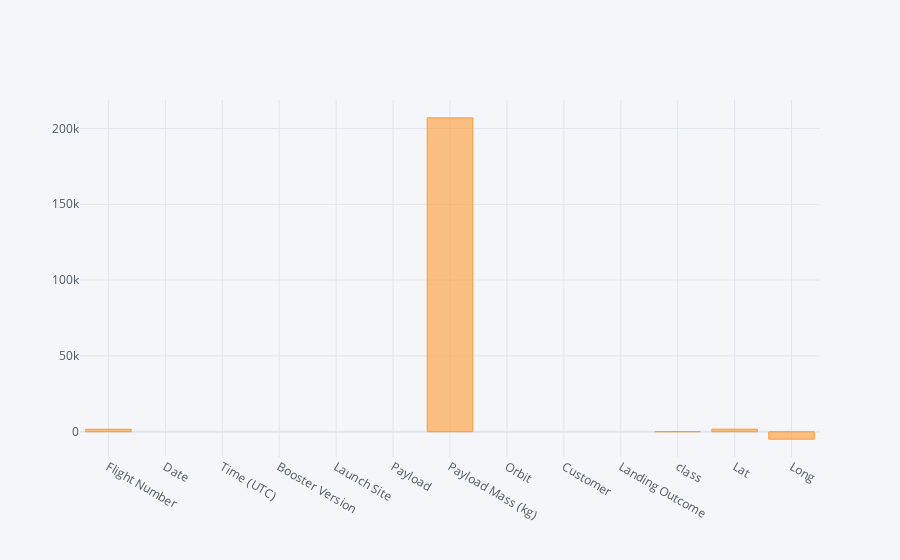

The code cell stored with this chart in its notebook:
### Code cell
spacex_df.sum().iplot(kind='bar')

### Figure 1 — Plotly figure (JSON) as saved in the notebook; plotly's stock layout.template omitted (floating-point values rounded to 4 significant figures)
{"data": [{"marker": {"color": "rgba(255, 153, 51, 0.6)", "line": {"color": "rgba(255, 153, 51, 1.0)", "width": 1}}, "name": "None", "orientation": "v", "text": "", "type": "bar", "x": ["Flight Number", "Date", "Time (UTC)", "Booster Version", "Launch Site", "Payload", "Payload Mass (kg)", "Orbit", "Customer", "Landing Outcome", "class", "Lat", "Long"], "y": [1596, "2010-06-042010-12-082012-05-222012-10-082013-03-012013-12-032014-01-062014-04-182014-07-142014-08-052014-09-072014-09-212015-01-102015-02-112015-03-022015-04-142015-04-272015-06-282015-12-222016-03-042016-04-082016-05-062016-05-272016-06-152016-07-182016-08-142013-09-292016-01-172017-01-142017-06-252017-08-242017-10-092017-12-232018-02-222018-03-302018-05-222017-02-192017-03-162017-03-302017-05-012017-05-152017-06-032017-06-232017-07-052017-08-142017-09-072017-10-112017-10-302018-05-112017-12-152018-01-082018-01-312018-03-062018-04-022018-04-182018-06-04", "18:45:0015:43:007:44:000:35:0015:10:0022:41:0022:06:0019:25:0015:15:008:00:005:00:005:52:009:47:0023:03:003:50:0020:10:0023:03:0014:21:001:29:0023:35:0020:43:005:21:0021:39:0014:29:004:45:005:26:0016:00:0018:42:0017:54:0020:25:0018:51:0012:37:001:27:0014:17:0014:14:0019:47:5814:39:006:00:0022:27:0011:15:0023:21:0021:07:0019:10:0023:38:0016:31:0014:00:0022:53:0019:34:0020:14:0015:36:001:00:0021:25:005:33:0020:30:0022:51:004:45:00", "F9 v1.0  B0003F9 v1.0  B0004F9 v1.0  B0005F9 v1.0  B0006F9 v1.0  B0007F9 v1.1F9 v1.1F9 v1.1F9 v1.1F9 v1.1F9 v1.1 B1011F9 v1.1 B1010F9 v1.1 B1012F9 v1.1 B1013F9 v1.1 B1014F9 v1.1 B1015F9 v1.1 B1016F9 v1.1 B1018F9 FT B1019F9 FT B1020F9 FT B1021.1F9 FT B1022F9 FT B1023.1F9 FT B1024F9 FT B1025.1F9 FT B1026F9 v1.1  B1003F9 v1.1 B1017F9 FT B1029.1F9 FT B1036.1F9 FT B1038.1F9 B4 B1041.1F9 FT  B1036.2F9 FT  B1038.2F9 B4  B1041.2F9 B4  B1043.2F9 FT B1031.1F9 FT B1030F9 FT  B1021.2F9 FT B1032.1F9 FT B1034F9 FT B1035.1F9 FT  B1029.2F9 FT B1037F9 B4 B1039.1F9 B4 B1040.1F9 FT  B1031.2F9 B4 B1042.1F9 B5  B1046.1F9 FT  B1035.2F9 B4 B1043.1F9 FT  B1032.2F9 B4 B1044F9 B4  B1039.2F9 B4 B1045.1F9 B4  B1040.2", "CCAFS LC-40CCAFS LC-40CCAFS LC-40CCAFS LC-40CCAFS LC-40CCAFS LC-40CCAFS LC-40CCAFS LC-40CCAFS LC-40CCAFS LC-40CCAFS LC-40CCAFS LC-40CCAFS LC-40CCAFS LC-40CCAFS LC-40CCAFS LC-40CCAFS LC-40CCAFS LC-40CCAFS LC-40CCAFS LC-40CCAFS LC-40CCAFS LC-40CCAFS LC-40CCAFS LC-40CCAFS LC-40CCAFS LC-40VAFB SLC-4EVAFB SLC-4EVAFB SLC-4EVAFB SLC-4EVAFB SLC-4EVAFB SLC-4EVAFB SLC-4EVAFB SLC-4EVAFB SLC-4EVAFB SLC-4EKSC LC-39AKSC LC-39AKSC LC-39AKSC LC-39AKSC LC-39AKSC LC-39AKSC LC-39AKSC LC-39AKSC LC-39AKSC LC-39AKSC LC-39AKSC LC-39AKSC LC-39ACCAFS SLC-40CCAFS SLC-40CCAFS SLC-40CCAFS SLC-40CCAFS SLC-40CCAFS SLC-40CCAFS SLC-40", "Dragon Spacecraft Qualification UnitDragon demo flight C1, two CubeSats,  barrel of Brouère cheeseDragon demo flight C2+SpaceX CRS-1SpaceX CRS-2SES-8Thaicom 6SpaceX CRS-3OG2 Mission 1  6 Orbcomm-OG2 satellitesAsiaSat 8AsiaSat 6SpaceX CRS-4SpaceX CRS-5DSCOVRABS-3A Eutelsat 115 West BSpaceX CRS-6TürkmenÄlem 52°E / MonacoSATSpaceX CRS-7OG2 Mission 2   11 Orbcomm-OG2 satellitesSES-9SpaceX CRS-8JCSAT-14Thaicom 8ABS-2A Eutelsat 117 West BSpaceX CRS-9JCSAT-16CASSIOPEJason-3Iridium NEXT 1Iridium NEXT 2Formosat-5Iridium NEXT 3Iridium NEXT 4Paz  Tintin A & BIridium NEXT 5Iridium NEXT 6   GRACE-FO 1, 2SpaceX CRS-10EchoStar 23SES-10NROL-76Inmarsat-5 F4SpaceX CRS-11BulgariaSat-1Intelsat 35eSpaceX CRS-12Boeing X-37B OTV-5SES-11 / EchoStar 105Koreasat 5ABangabandhu-1SpaceX CRS-13ZumaGovSat-1 / SES-16Hispasat 30W-6  PODSatSpaceX CRS-14Transiting Exoplanet Survey Satellite (TESS)SES-12", 207000.0, "LEOLEO (ISS)LEO (ISS)LEO (ISS)LEO (ISS)GTOGTOLEO (ISS)LEOGTOGTOLEO (ISS)LEO (ISS)Sun–Earth L1GTOLEO (ISS)GTOLEO (ISS)LEOGTOLEO (ISS)GTOGTOGTOLEO (ISS)GTOPolar LEOLEOPolar LEOLEOSSOPolar LEOPolar LEOSSOPolar LEOPolar LEOLEO (ISS)GTOGTOLEOGTOLEO (ISS)GTOGTOLEO (ISS)LEOGTOGTOGTOLEO (ISS)LEOGTOGTOLEO (ISS)HEOGTO", "SpaceXNASA (COTS) NRONASA (COTS)NASA (CRS)NASA (CRS)SESThaicomNASA (CRS)OrbcommAsiaSatAsiaSatNASA (CRS)NASA (CRS)U.S. Air Force NASA NOAAABS EutelsatNASA (CRS)Turkmenistan National Space AgencyNASA (CRS)OrbcommSESNASA (CRS)SKY Perfect JSAT GroupThaicomABS EutelsatNASA (CRS)SKY Perfect JSAT GroupMDANASA (LSP) NOAA CNESIridium CommunicationsIridium CommunicationsNSPOIridium CommunicationsIridium CommunicationsHisdesat exactEarth SpaceXIridium CommunicationsIridium Communications GFZ • NASANASA (CRS)EchoStarSESNROInmarsatNASA (CRS)BulsatcomIntelsatNASA (CRS)U.S. Air ForceSES EchoStarKT CorporationThales-Alenia/BTRCNASA (CRS)Northrop GrummanSESHispasat  NovaWurksNASA (CRS)NASA (LSP)SES", "Failure   (parachute)Failure   (parachute)No attemptNo attemptNo attemptNo attemptNo attemptControlled (ocean)Controlled (ocean)No attemptNo attemptUncontrolled (ocean)Failure  (drone ship)Controlled (ocean)No attemptFailure  (drone ship)No attemptPrecluded  (drone ship)Success  (ground pad)Failure (drone ship)Success  (drone ship)Success (drone ship)Success  (drone ship)Failure  (drone ship)Success (ground pad)Success (drone ship)Uncontrolled (ocean)Failure (drone ship)Success  (drone ship)Success (drone ship)Success (drone ship)Success (drone ship)Controlled (ocean)No attemptNo attemptNo attemptSuccess (ground pad)No attemptSuccess (drone ship)Success (ground pad)No attemptSuccess (ground pad)Success (drone ship)No attemptSuccess (ground pad)Success (ground pad)Success (drone ship)Success (drone ship)Success (drone ship)Success (ground pad)Success (ground pad)Controlled (ocean)No attemptNo attemptSuccess (drone ship)No attempt", 24, 1660.0, -4914.0]}], "layout": {"legend": {"bgcolor": "#F5F6F9", "font": {"color": "#4D5663"}}, "paper_bgcolor": "#F5F6F9", "plot_bgcolor": "#F5F6F9", "title": {"font": {"color": "#4D5663"}}, "xaxis": {"gridcolor": "#E1E5ED", "showgrid": true, "tickfont": {"color": "#4D5663"}, "title": {"font": {"color": "#4D5663"}, "text": ""}, "zerolinecolor": "#E1E5ED"}, "yaxis": {"gridcolor": "#E1E5ED", "showgrid": true, "tickfont": {"color": "#4D5663"}, "title": {"font": {"color": "#4D5663"}, "text": ""}, "zerolinecolor": "#E1E5ED"}}}
